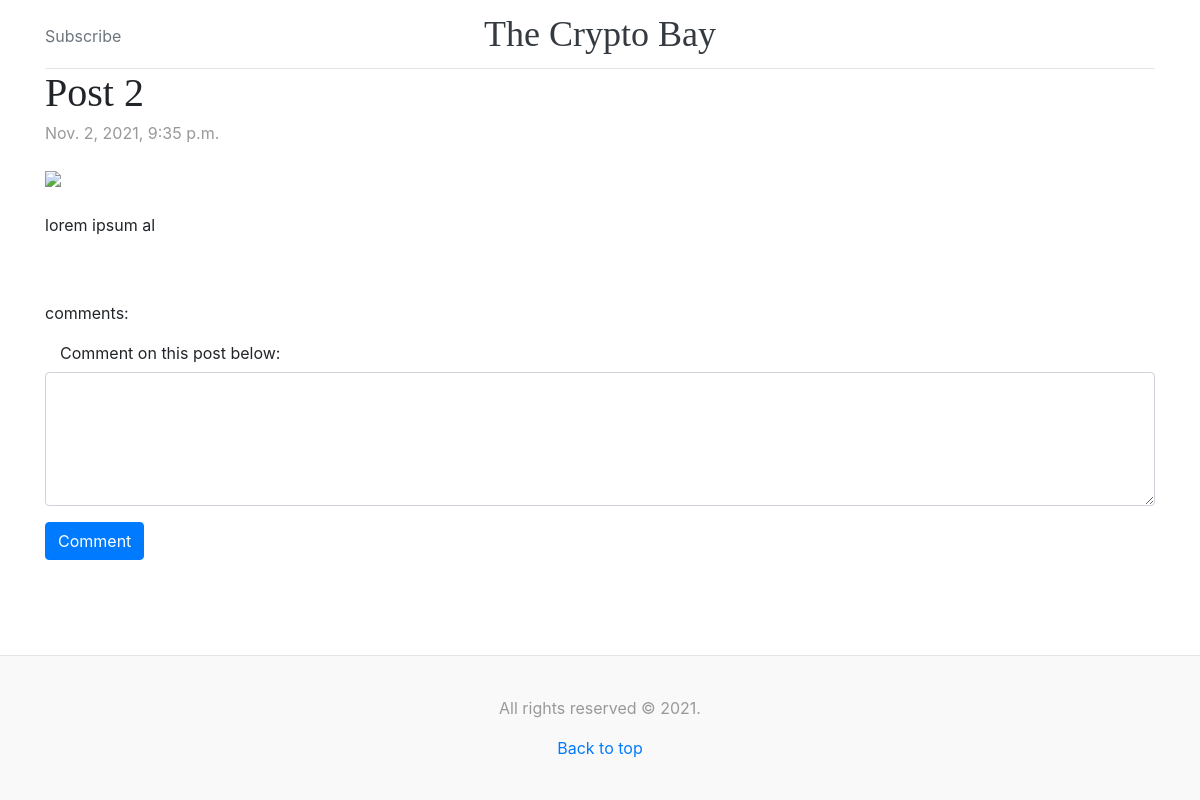
The page /2/ on the database as committed earlier.
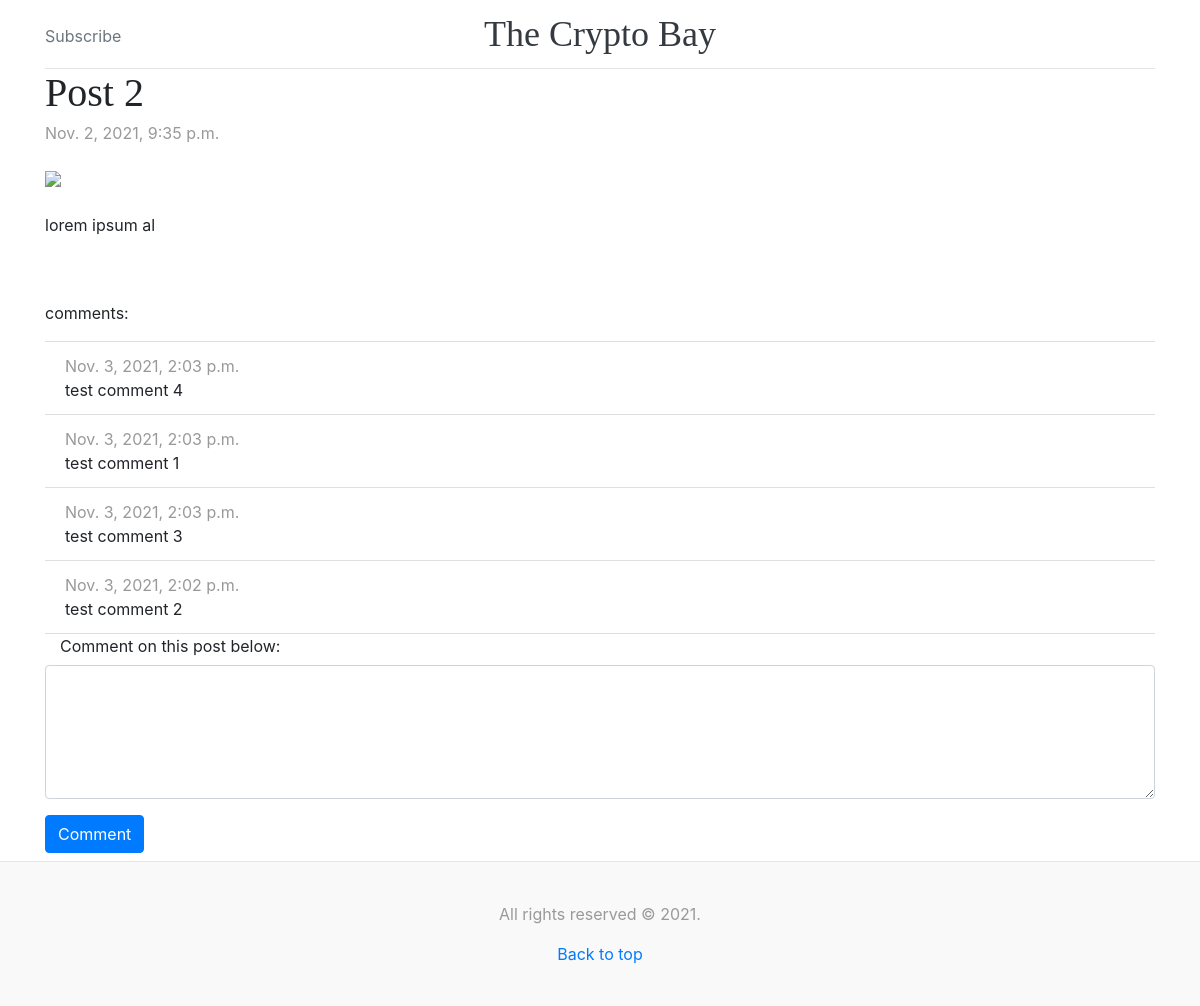
The same page on the database as committed later.
### blog/models.py (models this page shows, shortened)
class Comment(models.Model):
    entry = models.ForeignKey(Entry, on_delete=models.CASCADE)
    comment_text = models.CharField(max_length=300)
    pub_date = models.DateTimeField('date published')

### blog/views.py (the view)
# urls.py: path('<int:pk>/', views.EntryDetailView.as_view(), name='detail'),
class EntryDetailView(generic.DetailView):
    model = Entry

### blog/templates/blog/entry_detail.html (shortened to what this page needs)
{% extends "blog/base.html" %}
{% load static %}
{% block content %}
    <div class="container">
        <div class="blog-post">
            <h2 class="blog-post-title">{{ entry.entry_title }}</h2>
            <p class="blog-post-meta">{{ entry.pub_date }}</p>
            <img class="img-fluid" src="{% static 'blog/media/3.jpg' %}" width="600"><br><br>
            <p>{{ entry.entry_content }}</p>
        </div>
        <p>comments:</p>
        <ul class="list-group list-group-flush">
            {% for comment in entry.comment_set.all|dictsortreversed:"pub_date" %}
                <li class="list-group-item">
                    <span class="blog-post-meta">{{ comment.pub_date }}</span><br>
                    {{ comment.comment_text }}
                </li>
            {% endfor %}
        </ul>
        <div class="form-group">
            <form action="{% url 'blog:comment' entry.id %}" method="post">
                <fieldset class="form-group">
                    <legend class="col-form-label col-sm-12 pt-0">Comment on this post below:</legend>
                    <textarea class="form-control" name="comment" id="{{ entry.id }}" rows="5"></textarea>
                </fieldset>
                <input class="btn btn-primary mb-2" type="submit" value="Comment">
            </form>
        </div>
    </div>
{% endblock %}

Rows that differ between the two databases and show on the page:
added Comment: pub_date "Nov. 3, 2021, 2:03 p.m.", comment_text "test comment 4"
added Comment: pub_date "Nov. 3, 2021, 2:03 p.m.", comment_text "test comment 1"
added Comment: pub_date "Nov. 3, 2021, 2:03 p.m.", comment_text "test comment 3"
added Comment: pub_date "Nov. 3, 2021, 2:02 p.m.", comment_text "test comment 2"
